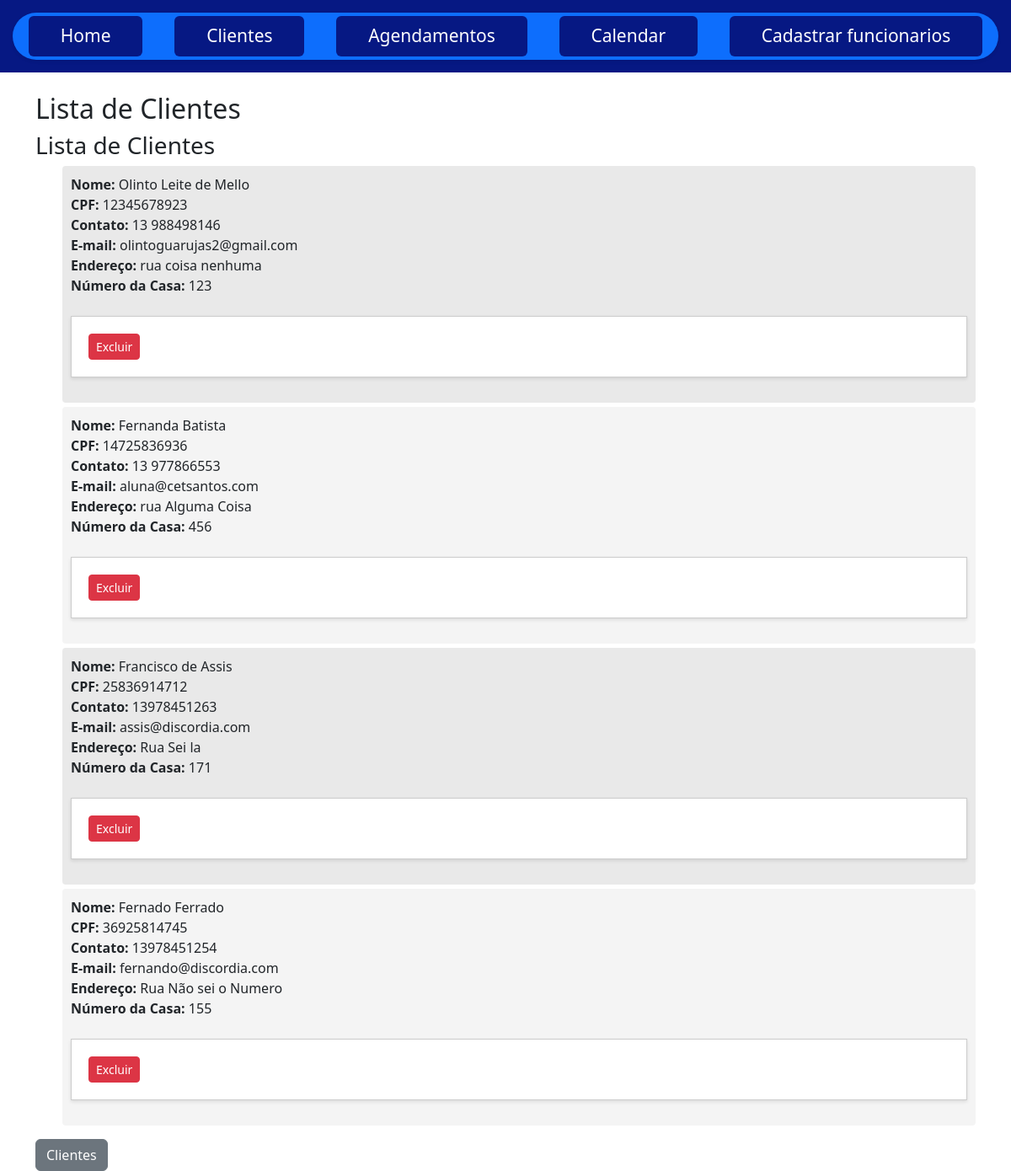
Page /client_list on the earlier database version.
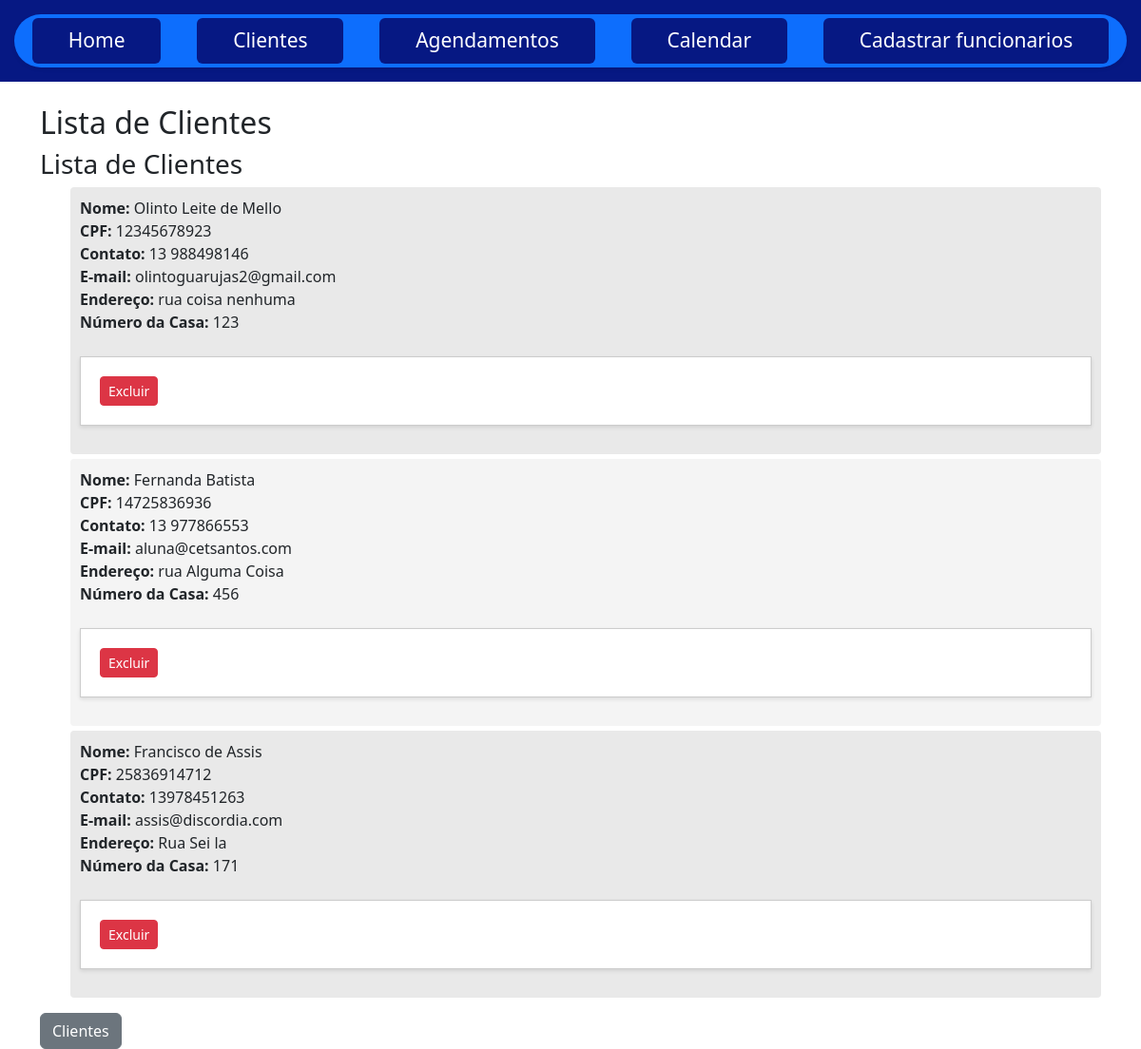
Same page on the later database version.
### app.py (models this page shows)
class Client(db.Model):
    cpf = db.Column(db.Integer, primary_key=True)
    name = db.Column(db.String(100), nullable=False)
    contact = db.Column(db.String(100), nullable=False)
    email = db.Column(db.String(100), nullable=False)  # Novo campo de email
    address = db.Column(db.String(200), nullable=False)  # Novo campo de endereço
    house_number = db.Column(db.String(20), nullable=False)  # Novo campo de número da casa

### app.py (the view)
@app.route('/client_list', methods=['GET', 'POST'])
def client_list():
    clients = Client.query.all()
    return render_template('client_list.html', clients=clients)

### templates/client_list.html (shortened to what this page needs)
{% extends 'base.html' %}
{% block content %}
<body>
    <div class="container mt-4">
        <h2>Lista de Clientes</h2>
        <h3>Lista de Clientes</h3>
        <ul>
            {% for client in clients %}
            <li>
                <strong>Nome:</strong> {{ client.name }} <br>
                <strong>CPF:</strong> {{ client.cpf }} <br>
                <strong>Contato:</strong> {{ client.contact }} <br>
                <strong>E-mail:</strong> {{ client.email }} <br>
                <strong>Endereço:</strong> {{ client.address }} <br>
                <strong>Número da Casa:</strong> {{ client.house_number }} <br>
                <br>
                <form action="{{ url_for('delete_client', client_id=client.cpf) }}" method="POST" >
                    <button type="submit" class="btn btn-danger btn-sm">Excluir</button>
                </form>
            </li>
            {% endfor %}
        </ul>
        <div class="mt-3">
            <a href="{{ url_for('clients') }}" class="btn btn-secondary">Clientes</a>
        </div>
    </div>
</body>
{% endblock %}

### templates/base.html (shortened to what this page needs)
<!DOCTYPE html>
<html lang="pt-BR">
<head>
    <link href="https://cdn.jsdelivr.net/npm/fullcalendar@6.1.8/main.min.css" rel="stylesheet">
    <link rel="stylesheet" href="{{ url_for('static', filename='styles.css') }}">
    <link href="https://cdn.jsdelivr.net/npm/bootstrap@5.3.0-alpha1/dist/css/bootstrap.min.css" rel="stylesheet">
</head>
<body>
    <header>
        <nav class="nav nav-pills nav-fill gap-2 p-1 small bg-primary rounded-5 shadow-sm" id="pillNav" role="tablist" style="--bs-nav-link-color: var(--bs-white); --bs-nav-pills-link-active-color: var(--bs-primary); --bs-nav-pills-link-active-bg: var(--bs-white);">
            <a class="nav-link {% if request.endpoint == 'home' %}active{% endif %}" href="{{ url_for('home') }}">Home</a>
            <a class="nav-link {% if request.endpoint == 'clients' %}active{% endif %}" href="{{ url_for('clients') }}">Clientes</a>
            <a class="nav-link {% if request.endpoint == 'appointments' %}active{% endif %}" href="{{ url_for('appointments') }}">Agendamentos</a>
            <a class="nav-link {% if request.endpoint == 'calendar' %}active{% endif %}" href="{{ url_for('calendar') }}">Calendar</a>
            <a class="nav-link {% if request.endpoint == 'employees' %}active{% endif %}" href="{{ url_for('employees') }}">Cadastrar funcionarios</a>
        </nav>
    </header>
    <main>
        {% block content %}{% endblock %}
    </main>
</body>
</html>

### static/styles.css (style rules this page uses)
body { font-family: Arial, sans-serif; background-color: #f9f9f9; margin: 0; padding: 0; }
header { background-color: #061883; color: white; padding: 15px; text-align: center; font-size: 24px; }
nav { display: flex; justify-content: center; padding: 15px; background-color: #061883; }
nav a { color: white; margin: 0 15px; text-decoration: none; font-weight: bold; padding: 10px 20px; border-radius: 5px; }
h2 { color: #333; margin-top: 20px; }
form { background-color: #fff; padding: 20px; border: 1.5px solid #ccc; margin-bottom: 20px; box-shadow: 0px 2px 4px rgba(0, 0, 0, 0.1); }
form button { background-color: #4CAF50; color: white; border: none; padding: 10px 20px; cursor: pointer; border-radius: 4px; font-size: 16px; transition: background-color 0.3s ease; }
ul { list-style-type: none; padding: 0; }
ul li { background-color: #f4f4f4; padding: 10px; margin: 5px 0; border-radius: 4px; }
ul li:nth-child(odd) { background-color: #e9e9e9; }
.nav-pills .nav-link { background-color: #061883; color: white; border-radius: 5px; }

Differences in the rows shown:
removed Client: name "Fernado Ferrado", cpf "36925814745", contact "13978451254", email "fernando@discordia.com", address "Rua Não sei o Numero", house_number "155"
